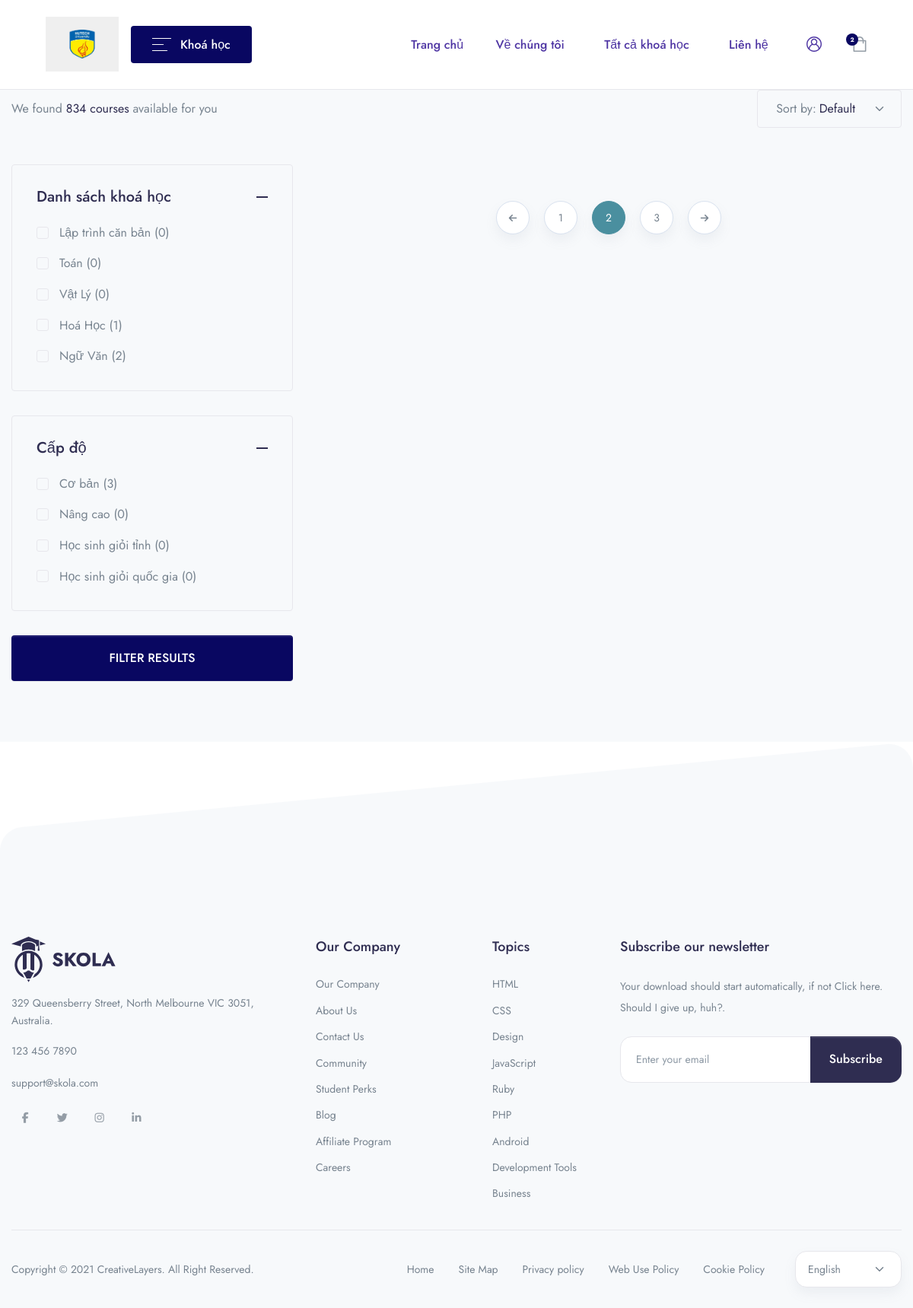
/single_course/, run on the app's committed database.
### app/models.py (models this page shows, shortened)
class Categories(models.Model):
    icon = models.CharField(max_length=200,null=True)
    name = models.CharField(max_length=200)
    def get_all_category(self):
        return  Categories.objects.all().order_by('-id')

class Level(models.Model):
    name = models.CharField(max_length = 100)

### lms/views.py (the view)
# urls.py: path('single_course/',views.SINGLE_COURSE, name = 'single_course'),
def SINGLE_COURSE(request):
    category = Categories.get_all_category(Categories)
    level = Level.objects.all().order_by('id')[0:5]
    course = Course.objects.all().order_by('id')[0:5]
    context = {
        'category':category,
        'level': level,
        'course': course
    }
    return render(request,'main/single_course.html', context)

### templates/main/single_course.html (shortened to what this page needs)
{% extends 'base.html' %}
{% block content %}
{% load static %}
    <div class="container mb-6 mb-xl-8 z-index-2">
        <div class="d-lg-flex align-items-center mb-6 mb-xl-0">
            <p class="mb-lg-0">We found <span class="text-dark">834 courses</span> available for you</p>
            <div class="ms-lg-auto d-lg-flex flex-wrap">
                <div class="mb-4 mb-lg-0 ms-lg-6">
                    <div class="border rounded d-flex align-items-center choices-label h-50p">
                        <span class="ps-5">Sort by:</span>
                        <select class="form-select form-select-sm text-dark border-0 ps-1 bg-transparent flex-grow-1 shadow-none dropdown-menu-end" data-choices>
                            <option>Default</option>
                        </select>
                    </div>
                </div>
            </div>
        </div>
    </div>
    <div class="container">
        <div class="row">
            <div class="col-xl-4 mb-5 mb-xl-0">
                <div class=" vertical-scroll" id="courseSidebar">
                    <div class="border rounded mb-6 ">
                        <div id="coursefilter1">
                            <h4 class="mb-0">
                                <button class="p-6 text-dark fw-medium d-flex align-items-center collapse-accordion-toggle line-height-one" type="button" data-bs-toggle="collapse" data-bs-target="#coursefiltercollapse1" aria-expanded="true" aria-controls="coursefiltercollapse1">
                                    Danh sách khoá học
                                    <span class="ms-auto text-dark d-flex">
                                        <svg width="15" height="2" viewBox="0 0 15 2" fill="none" xmlns="http://www.w3.org/2000/svg">
                                            <rect width="15" height="2" fill="currentColor"/>
                                        </svg>
                                    </span>
                                </button>
                            </h4>
                        </div>
                        <div id="coursefiltercollapse1" class="collapse show mt-n2 px-6 pb-6" aria-labelledby="coursefilter1" data-parent="#courseSidebar">
                            <ul class="list-unstyled list-group list-checkbox">
                                {% for i in category %}
                                <li class="custom-control custom-checkbox">
                                    <label class="custom-control-label font-size-base" for="category-{{i.id}}">{{i.name}} ({{i.course_set.all.count}})</label>
                                </li>
                                {%endfor%}
                            </ul>
                        </div>
                    </div>
                    <div class="border rounded mb-6 ">
                        <div id="coursefilter4">
                            <h4 class="mb-0">
                                <button class="p-6 text-dark fw-medium d-flex align-items-center collapse-accordion-toggle line-height-one" type="button" data-bs-toggle="collapse" data-bs-target="#coursefiltercollapse4" aria-expanded="true" aria-controls="coursefiltercollapse4">
                                    Cấp độ
                                    <span class="ms-auto text-dark d-flex">
                                        <svg width="15" height="2" viewBox="0 0 15 2" fill="none" xmlns="http://www.w3.org/2000/svg">
                                            <rect width="15" height="2" fill="currentColor"/>
                                        </svg>
                                    </span>
                                </button>
                            </h4>
                        </div>
                        <div id="coursefiltercollapse4" class="collapse show mt-n2 px-6 pb-6" aria-labelledby="coursefilter4" data-parent="#courseSidebar">
                            <ul class="list-unstyled list-group list-checkbox">
                                {% for i in level%}
                                <li class="custom-control custom-checkbox">
                                    <label class="custom-control-label font-size-base" for="level-{{i.id}}">{{i.name}} ({{i.course_set.all.count}})</label>
                                </li>
                                {%endfor%}
                            </ul>
                        </div>
                    </div>
                    <a href="#" class="btn btn-primary btn-block mb-10">FILTER RESULTS</a>
                </div>
            </div>
            <div class="col-xl-8">
                <nav class="mt-8 mb-11" aria-label="Page navigationa">
                    <ul class="pagination justify-content-center">
                        <li class="page-item">
                            <a class="page-link" href="#" aria-label="Previous">
                                <span aria-hidden="true"><i class="fas fa-arrow-left"></i></span>
                            </a>
                        </li>
                        <li class="page-item"><a class="page-link" href="#">1</a></li>
                        <li class="page-item active"><a class="page-link" href="#">2</a></li>
                        <li class="page-item"><a class="page-link" href="#">3</a></li>
                        <li class="page-item">
                            <a class="page-link" href="#" aria-label="Next">
                                <span aria-hidden="true"><i class="fas fa-arrow-right"></i></span>
                            </a>
                        </li>
                    </ul>
                </nav>
            </div>
        </div>
    </div>
{% endblock %}

### data on the page
Categories: name "Lập trình căn bản", course_set.all.count "0"
Categories: name "Toán", course_set.all.count "0"
Categories: name "Vật Lý", course_set.all.count "0"
Categories: name "Hoá Học", course_set.all.count "1"
Categories: name "Ngữ Văn", course_set.all.count "2"
Level: name "Cơ bản", course_set.all.count "3"
Level: name "Nâng cao", course_set.all.count "0"
Level: name "Học sinh giỏi tỉnh", course_set.all.count "0"
Level: name "Học sinh giỏi quốc gia", course_set.all.count "0"
